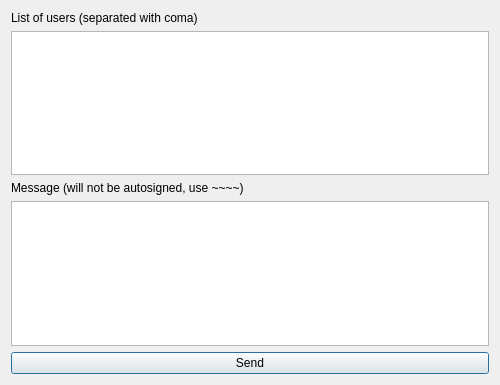
<?xml version="1.0" encoding="UTF-8"?>
<ui version="4.0">
 <class>DeliveryForm</class>
 <widget class="QDialog" name="DeliveryForm">
  <property name="geometry">
   <rect>
    <x>0</x>
    <y>0</y>
    <width>500</width>
    <height>385</height>
   </rect>
  </property>
  <property name="windowTitle">
   <string>Dialog</string>
  </property>
  <layout class="QVBoxLayout" name="verticalLayout">
   <item>
    <widget class="QLabel" name="label">
     <property name="text">
      <string>List of users (separated with coma)</string>
     </property>
    </widget>
   </item>
   <item>
    <widget class="QTextEdit" name="textEdit"/>
   </item>
   <item>
    <widget class="QLabel" name="label_2">
     <property name="text">
      <string>Message (will not be autosigned, use ~~~~)</string>
     </property>
    </widget>
   </item>
   <item>
    <widget class="QTextEdit" name="textEdit_2"/>
   </item>
   <item>
    <widget class="QPushButton" name="pushButton">
     <property name="text">
      <string>Send</string>
     </property>
    </widget>
   </item>
  </layout>
 </widget>
 <resources/>
 <connections/>
</ui>
